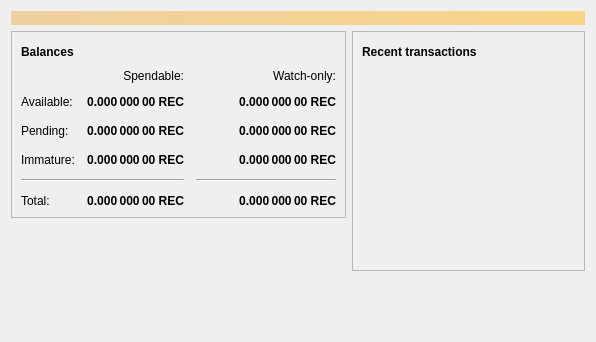
<?xml version="1.0" encoding="UTF-8"?>
<ui version="4.0">
 <class>OverviewPage</class>
 <widget class="QWidget" name="OverviewPage">
  <property name="geometry">
   <rect>
    <x>0</x>
    <y>0</y>
    <width>596</width>
    <height>342</height>
   </rect>
  </property>
  <property name="windowTitle">
   <string>Form</string>
  </property>
  <layout class="QVBoxLayout" name="topLayout">
   <item>
    <widget class="QLabel" name="labelAlerts">
     <property name="visible">
      <bool>false</bool>
     </property>
     <property name="styleSheet">
      <string notr="true">QLabel { background-color: qlineargradient(x1: 0, y1: 0, x2: 1, y2: 0, stop:0 #F0D0A0, stop:1 #F8D488); color:#000000; }</string>
     </property>
     <property name="wordWrap">
      <bool>true</bool>
     </property>
     <property name="margin">
      <number>3</number>
     </property>
     <property name="textInteractionFlags">
      <set>Qt::TextSelectableByMouse</set>
     </property>
    </widget>
   </item>
   <item>
    <layout class="QHBoxLayout" name="horizontalLayout" stretch="1,1">
     <item>
      <layout class="QVBoxLayout" name="verticalLayout_2">
       <item>
        <widget class="QFrame" name="frame">
         <property name="frameShape">
          <enum>QFrame::StyledPanel</enum>
         </property>
         <property name="frameShadow">
          <enum>QFrame::Raised</enum>
         </property>
         <layout class="QVBoxLayout" name="verticalLayout_4">
          <item>
           <layout class="QHBoxLayout" name="horizontalLayout_4">
            <item>
             <widget class="QLabel" name="label_5">
              <property name="font">
               <font>
                <weight>75</weight>
                <bold>true</bold>
               </font>
              </property>
              <property name="text">
               <string>Balances</string>
              </property>
             </widget>
            </item>
            <item>
             <widget class="QPushButton" name="labelWalletStatus">
              <property name="enabled">
               <bool>true</bool>
              </property>
              <property name="maximumSize">
               <size>
                <width>30</width>
                <height>16777215</height>
               </size>
              </property>
              <property name="toolTip">
               <string>The displayed information may be out of date. Your wallet automatically synchronizes with the RECtivecoin network after a connection is established, but this process has not completed yet.</string>
              </property>
              <property name="text">
               <string/>
              </property>
              <property name="icon">
               <iconset resource="../bitcoin.qrc">
                <normaloff>:/icons/warning</normaloff>
                <disabledoff>:/icons/warning</disabledoff>:/icons/warning</iconset>
              </property>
              <property name="iconSize">
               <size>
                <width>24</width>
                <height>24</height>
               </size>
              </property>
              <property name="flat">
               <bool>true</bool>
              </property>
             </widget>
            </item>
            <item>
             <spacer name="horizontalSpacer_3">
              <property name="orientation">
               <enum>Qt::Horizontal</enum>
              </property>
              <property name="sizeHint" stdset="0">
               <size>
                <width>40</width>
                <height>20</height>
               </size>
              </property>
             </spacer>
            </item>
           </layout>
          </item>
          <item>
           <layout class="QGridLayout" name="gridLayout">
            <property name="spacing">
             <number>12</number>
            </property>
            <item row="2" column="2">
             <widget class="QLabel" name="labelWatchPending">
              <property name="font">
               <font>
                <weight>75</weight>
                <bold>true</bold>
               </font>
              </property>
              <property name="cursor">
               <cursorShape>IBeamCursor</cursorShape>
              </property>
              <property name="toolTip">
               <string>Unconfirmed transactions to watch-only addresses</string>
              </property>
              <property name="text">
               <string notr="true">0.000 000 00 REC</string>
              </property>
              <property name="alignment">
               <set>Qt::AlignRight|Qt::AlignTrailing|Qt::AlignVCenter</set>
              </property>
              <property name="textInteractionFlags">
               <set>Qt::LinksAccessibleByMouse|Qt::TextSelectableByKeyboard|Qt::TextSelectableByMouse</set>
              </property>
             </widget>
            </item>
            <item row="2" column="1">
             <widget class="QLabel" name="labelUnconfirmed">
              <property name="font">
               <font>
                <weight>75</weight>
                <bold>true</bold>
               </font>
              </property>
              <property name="cursor">
               <cursorShape>IBeamCursor</cursorShape>
              </property>
              <property name="toolTip">
               <string>Total of transactions that have yet to be confirmed, and do not yet count toward the spendable balance</string>
              </property>
              <property name="text">
               <string notr="true">0.000 000 00 REC</string>
              </property>
              <property name="alignment">
               <set>Qt::AlignRight|Qt::AlignTrailing|Qt::AlignVCenter</set>
              </property>
              <property name="textInteractionFlags">
               <set>Qt::LinksAccessibleByMouse|Qt::TextSelectableByKeyboard|Qt::TextSelectableByMouse</set>
              </property>
             </widget>
            </item>
            <item row="3" column="2">
             <widget class="QLabel" name="labelWatchImmature">
              <property name="font">
               <font>
                <weight>75</weight>
                <bold>true</bold>
               </font>
              </property>
              <property name="cursor">
               <cursorShape>IBeamCursor</cursorShape>
              </property>
              <property name="toolTip">
               <string>Mined balance in watch-only addresses that has not yet matured</string>
              </property>
              <property name="text">
               <string notr="true">0.000 000 00 REC</string>
              </property>
              <property name="alignment">
               <set>Qt::AlignRight|Qt::AlignTrailing|Qt::AlignVCenter</set>
              </property>
              <property name="textInteractionFlags">
               <set>Qt::LinksAccessibleByMouse|Qt::TextSelectableByKeyboard|Qt::TextSelectableByMouse</set>
              </property>
             </widget>
            </item>
            <item row="4" column="0" colspan="2">
             <widget class="Line" name="line">
              <property name="orientation">
               <enum>Qt::Horizontal</enum>
              </property>
             </widget>
            </item>
            <item row="4" column="2">
             <widget class="Line" name="lineWatchBalance">
              <property name="sizePolicy">
               <sizepolicy hsizetype="Preferred" vsizetype="Fixed">
                <horstretch>0</horstretch>
                <verstretch>0</verstretch>
               </sizepolicy>
              </property>
              <property name="minimumSize">
               <size>
                <width>140</width>
                <height>0</height>
               </size>
              </property>
              <property name="orientation">
               <enum>Qt::Horizontal</enum>
              </property>
             </widget>
            </item>
            <item row="5" column="0">
             <widget class="QLabel" name="labelTotalText">
              <property name="text">
               <string>Total:</string>
              </property>
             </widget>
            </item>
            <item row="3" column="1">
             <widget class="QLabel" name="labelImmature">
              <property name="font">
               <font>
                <weight>75</weight>
                <bold>true</bold>
               </font>
              </property>
              <property name="cursor">
               <cursorShape>IBeamCursor</cursorShape>
              </property>
              <property name="toolTip">
               <string>Mined balance that has not yet matured</string>
              </property>
              <property name="text">
               <string notr="true">0.000 000 00 REC</string>
              </property>
              <property name="alignment">
               <set>Qt::AlignRight|Qt::AlignTrailing|Qt::AlignVCenter</set>
              </property>
              <property name="textInteractionFlags">
               <set>Qt::LinksAccessibleByMouse|Qt::TextSelectableByKeyboard|Qt::TextSelectableByMouse</set>
              </property>
             </widget>
            </item>
            <item row="2" column="3">
             <spacer name="horizontalSpacer_2">
              <property name="orientation">
               <enum>Qt::Horizontal</enum>
              </property>
              <property name="sizeHint" stdset="0">
               <size>
                <width>40</width>
                <height>20</height>
               </size>
              </property>
             </spacer>
            </item>
            <item row="3" column="0">
             <widget class="QLabel" name="labelImmatureText">
              <property name="text">
               <string>Immature:</string>
              </property>
             </widget>
            </item>
            <item row="5" column="1">
             <widget class="QLabel" name="labelTotal">
              <property name="font">
               <font>
                <weight>75</weight>
                <bold>true</bold>
               </font>
              </property>
              <property name="cursor">
               <cursorShape>IBeamCursor</cursorShape>
              </property>
              <property name="toolTip">
               <string>Your current total balance</string>
              </property>
              <property name="text">
               <string notr="true">0.000 000 00 REC</string>
              </property>
              <property name="alignment">
               <set>Qt::AlignRight|Qt::AlignTrailing|Qt::AlignVCenter</set>
              </property>
              <property name="textInteractionFlags">
               <set>Qt::LinksAccessibleByMouse|Qt::TextSelectableByKeyboard|Qt::TextSelectableByMouse</set>
              </property>
             </widget>
            </item>
            <item row="5" column="2">
             <widget class="QLabel" name="labelWatchTotal">
              <property name="font">
               <font>
                <weight>75</weight>
                <bold>true</bold>
               </font>
              </property>
              <property name="cursor">
               <cursorShape>IBeamCursor</cursorShape>
              </property>
              <property name="toolTip">
               <string>Current total balance in watch-only addresses</string>
              </property>
              <property name="text">
               <string notr="true">0.000 000 00 REC</string>
              </property>
              <property name="alignment">
               <set>Qt::AlignRight|Qt::AlignTrailing|Qt::AlignVCenter</set>
              </property>
              <property name="textInteractionFlags">
               <set>Qt::LinksAccessibleByMouse|Qt::TextSelectableByKeyboard|Qt::TextSelectableByMouse</set>
              </property>
             </widget>
            </item>
            <item row="0" column="2">
             <widget class="QLabel" name="labelWatchonly">
              <property name="text">
               <string>Watch-only:</string>
              </property>
              <property name="alignment">
               <set>Qt::AlignRight|Qt::AlignTrailing|Qt::AlignVCenter</set>
              </property>
             </widget>
            </item>
            <item row="1" column="0">
             <widget class="QLabel" name="labelBalanceText">
              <property name="text">
               <string>Available:</string>
              </property>
             </widget>
            </item>
            <item row="1" column="1">
             <widget class="QLabel" name="labelBalance">
              <property name="font">
               <font>
                <weight>75</weight>
                <bold>true</bold>
               </font>
              </property>
              <property name="cursor">
               <cursorShape>IBeamCursor</cursorShape>
              </property>
              <property name="toolTip">
               <string>Your current spendable balance</string>
              </property>
              <property name="text">
               <string notr="true">0.000 000 00 REC</string>
              </property>
              <property name="alignment">
               <set>Qt::AlignRight|Qt::AlignTrailing|Qt::AlignVCenter</set>
              </property>
              <property name="textInteractionFlags">
               <set>Qt::LinksAccessibleByMouse|Qt::TextSelectableByKeyboard|Qt::TextSelectableByMouse</set>
              </property>
             </widget>
            </item>
            <item row="1" column="2">
             <widget class="QLabel" name="labelWatchAvailable">
              <property name="font">
               <font>
                <weight>75</weight>
                <bold>true</bold>
               </font>
              </property>
              <property name="cursor">
               <cursorShape>IBeamCursor</cursorShape>
              </property>
              <property name="toolTip">
               <string>Your current balance in watch-only addresses</string>
              </property>
              <property name="text">
               <string notr="true">0.000 000 00 REC</string>
              </property>
              <property name="alignment">
               <set>Qt::AlignRight|Qt::AlignTrailing|Qt::AlignVCenter</set>
              </property>
              <property name="textInteractionFlags">
               <set>Qt::LinksAccessibleByMouse|Qt::TextSelectableByKeyboard|Qt::TextSelectableByMouse</set>
              </property>
             </widget>
            </item>
            <item row="2" column="0">
             <widget class="QLabel" name="labelPendingText">
              <property name="text">
               <string>Pending:</string>
              </property>
             </widget>
            </item>
            <item row="0" column="1">
             <widget class="QLabel" name="labelSpendable">
              <property name="text">
               <string>Spendable:</string>
              </property>
              <property name="alignment">
               <set>Qt::AlignRight|Qt::AlignTrailing|Qt::AlignVCenter</set>
              </property>
             </widget>
            </item>
           </layout>
          </item>
         </layout>
        </widget>
       </item>
       <item>
        <spacer name="verticalSpacer">
         <property name="orientation">
          <enum>Qt::Vertical</enum>
         </property>
         <property name="sizeHint" stdset="0">
          <size>
           <width>20</width>
           <height>40</height>
          </size>
         </property>
        </spacer>
       </item>
      </layout>
     </item>
     <item>
      <layout class="QVBoxLayout" name="verticalLayout_3">
       <item>
        <widget class="QFrame" name="frame_2">
         <property name="frameShape">
          <enum>QFrame::StyledPanel</enum>
         </property>
         <property name="frameShadow">
          <enum>QFrame::Raised</enum>
         </property>
         <layout class="QVBoxLayout" name="verticalLayout">
          <item>
           <layout class="QHBoxLayout" name="horizontalLayout_2">
            <item>
             <widget class="QLabel" name="label_4">
              <property name="font">
               <font>
                <weight>75</weight>
                <bold>true</bold>
               </font>
              </property>
              <property name="text">
               <string>Recent transactions</string>
              </property>
             </widget>
            </item>
            <item>
             <widget class="QPushButton" name="labelTransactionsStatus">
              <property name="enabled">
               <bool>true</bool>
              </property>
              <property name="maximumSize">
               <size>
                <width>30</width>
                <height>16777215</height>
               </size>
              </property>
              <property name="toolTip">
               <string>The displayed information may be out of date. Your wallet automatically synchronizes with the RECtivecoin network after a connection is established, but this process has not completed yet.</string>
              </property>
              <property name="text">
               <string/>
              </property>
              <property name="icon">
               <iconset resource="../bitcoin.qrc">
                <normaloff>:/icons/warning</normaloff>
                <disabledoff>:/icons/warning</disabledoff>:/icons/warning</iconset>
              </property>
              <property name="iconSize">
               <size>
                <width>24</width>
                <height>24</height>
               </size>
              </property>
              <property name="flat">
               <bool>true</bool>
              </property>
             </widget>
            </item>
            <item>
             <spacer name="horizontalSpacer">
              <property name="orientation">
               <enum>Qt::Horizontal</enum>
              </property>
              <property name="sizeHint" stdset="0">
               <size>
                <width>40</width>
                <height>20</height>
               </size>
              </property>
             </spacer>
            </item>
           </layout>
          </item>
          <item>
           <widget class="QListView" name="listTransactions">
            <property name="styleSheet">
             <string notr="true">QListView { background: transparent; }</string>
            </property>
            <property name="frameShape">
             <enum>QFrame::NoFrame</enum>
            </property>
            <property name="verticalScrollBarPolicy">
             <enum>Qt::ScrollBarAlwaysOff</enum>
            </property>
            <property name="horizontalScrollBarPolicy">
             <enum>Qt::ScrollBarAlwaysOff</enum>
            </property>
            <property name="selectionMode">
             <enum>QAbstractItemView::NoSelection</enum>
            </property>
           </widget>
          </item>
         </layout>
        </widget>
       </item>
       <item>
        <spacer name="verticalSpacer_2">
         <property name="orientation">
          <enum>Qt::Vertical</enum>
         </property>
         <property name="sizeHint" stdset="0">
          <size>
           <width>20</width>
           <height>40</height>
          </size>
         </property>
        </spacer>
       </item>
      </layout>
     </item>
    </layout>
   </item>
  </layout>
 </widget>
 <resources/>
 <connections/>
</ui>
